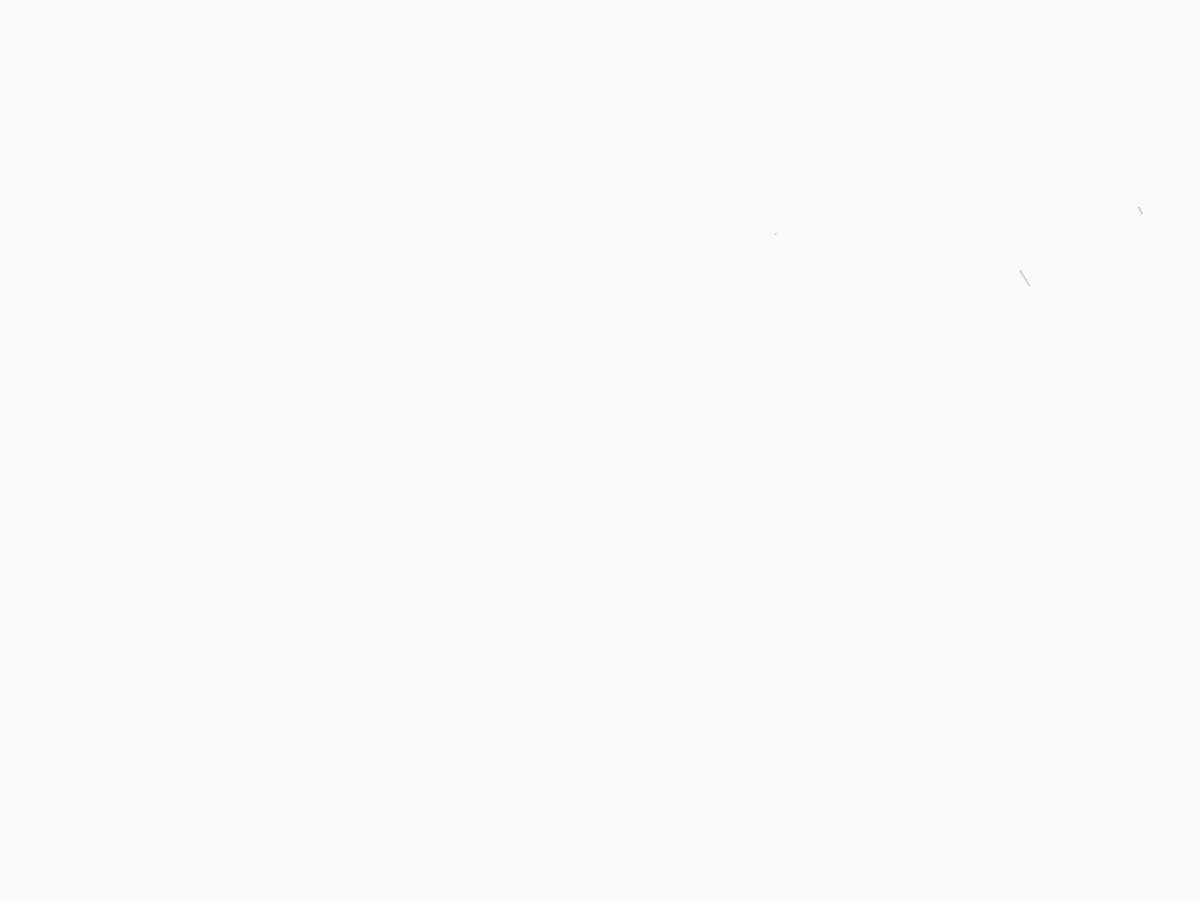
Frame 1 (no input)
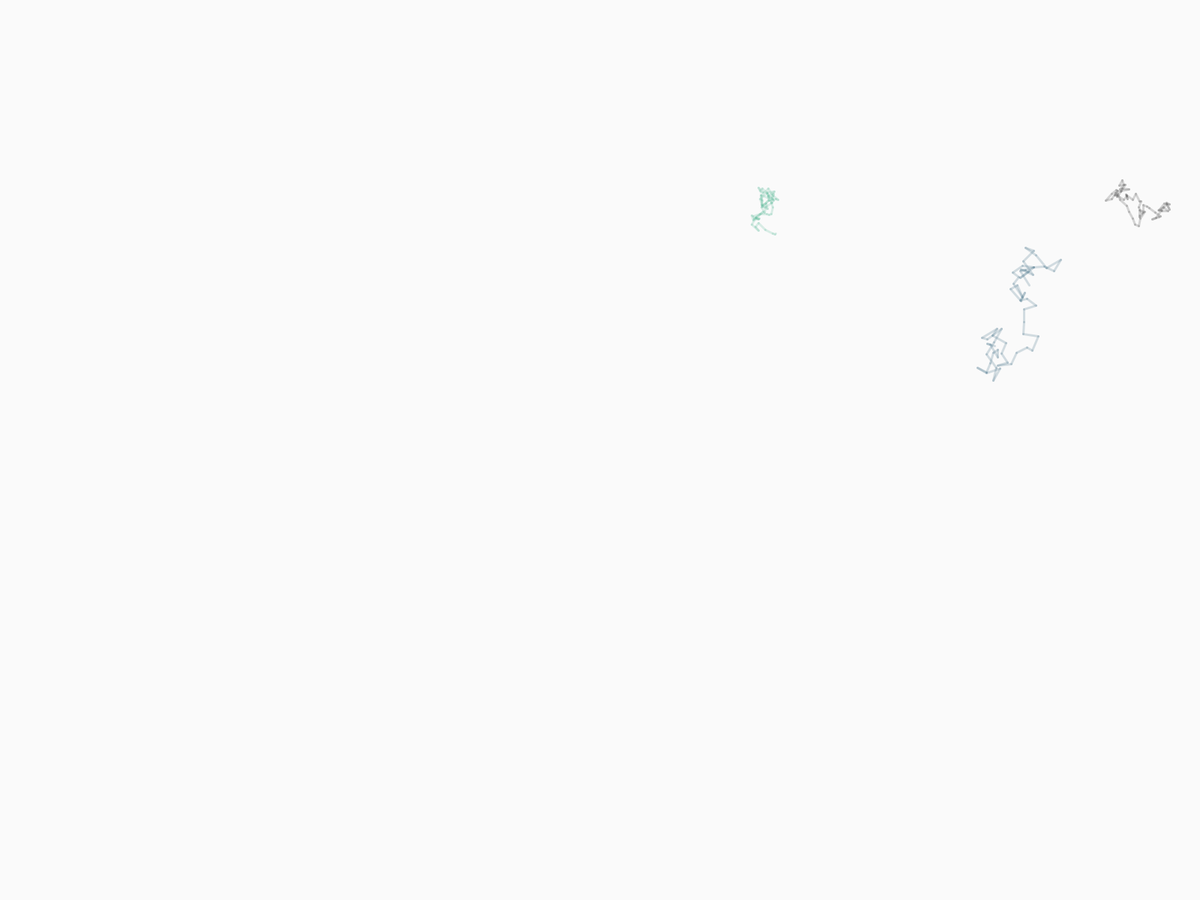
Frame 60 (the mouse pressed at the canvas centre just before this capture)
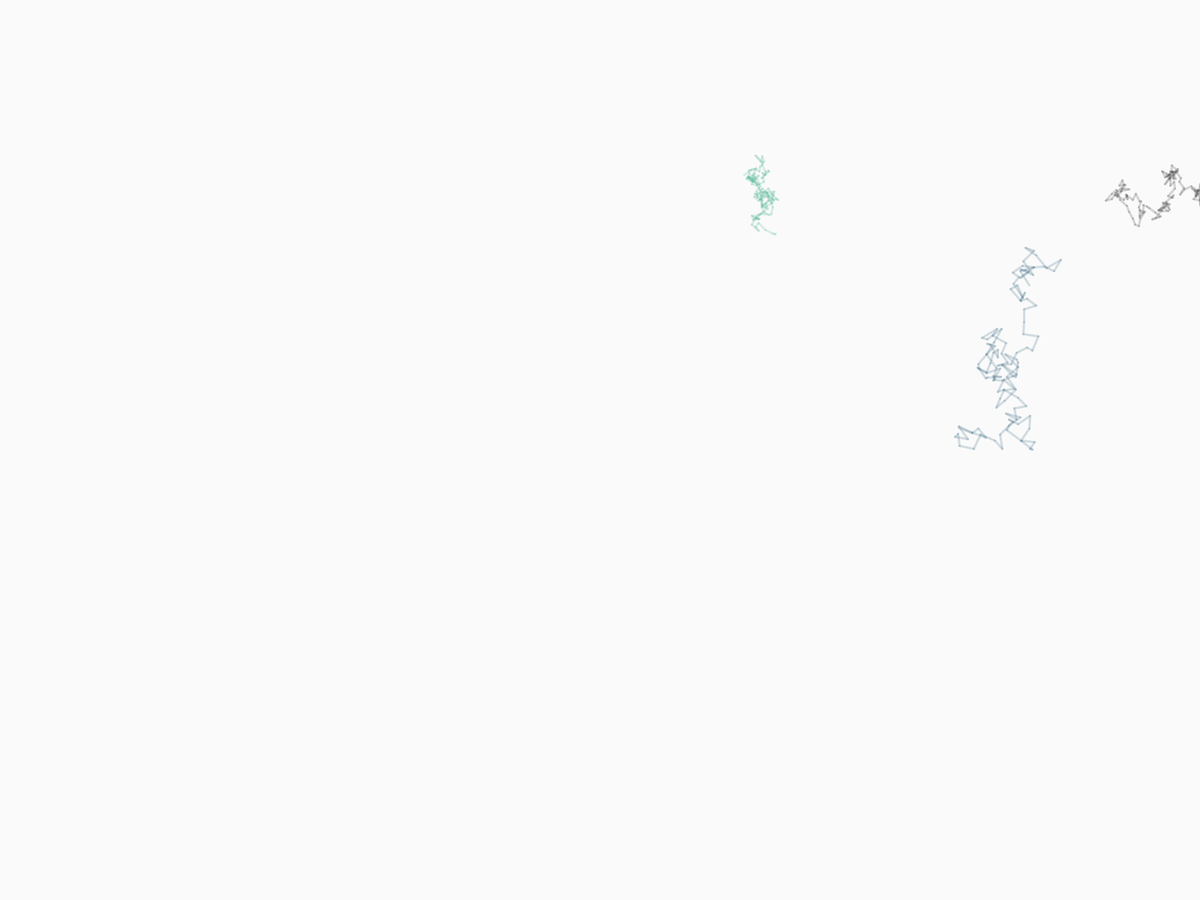
Frame 120 (the mouse held since frame 60 and released just before this capture)

The Processing sketch that drew these frames (run headless with seeded random() and noise(); from frame 60 on, the mouse is pressed at the canvas centre):

// Processing sketch: scribblerfullloop
// ── scribblerfullloop.pde
int hSIZE, wSIZE;
Scribbler s1, s2,s3;
int i = 0;
int BG = 250;

class Scribbler {
  float x1, y1,x2,y2;
  int r;
  color c;

  Scribbler(float x1, float y1, int r, color c) {
    this.x1 = x1;
    this.y1 = y1;
    this.r = r;
    this.c = c;
  }
  
  void scribble() {
    stroke(c, 50);
    x2 = max(0, x1 + random(-r,r));
    x2 = min(x2, wSIZE);
    y2 = max(0,y1 + random(-r,r));
    y2 = min(y2, hSIZE);
    line(x1, y1, x2, y2);
    x1 = x2;
    y1 = y2;
  }
}

void setup() {
  hSIZE = height;
  wSIZE = width;
  fullScreen();
  background(BG);
  strokeWeight(3);
  s1 = new Scribbler(random(wSIZE), random(hSIZE), 10, color(79, 180, 142));
  s2 = new Scribbler(random(wSIZE), random(hSIZE), 10, color(50));
  s3 = new Scribbler(random(wSIZE), random(hSIZE), 20, color(42, 94, 116));

}

void draw() {
  s1.scribble();
  s2.scribble();
  s3.scribble();

  if(i++ == 150000){
    background(BG);
    i = 0;
  }
}
